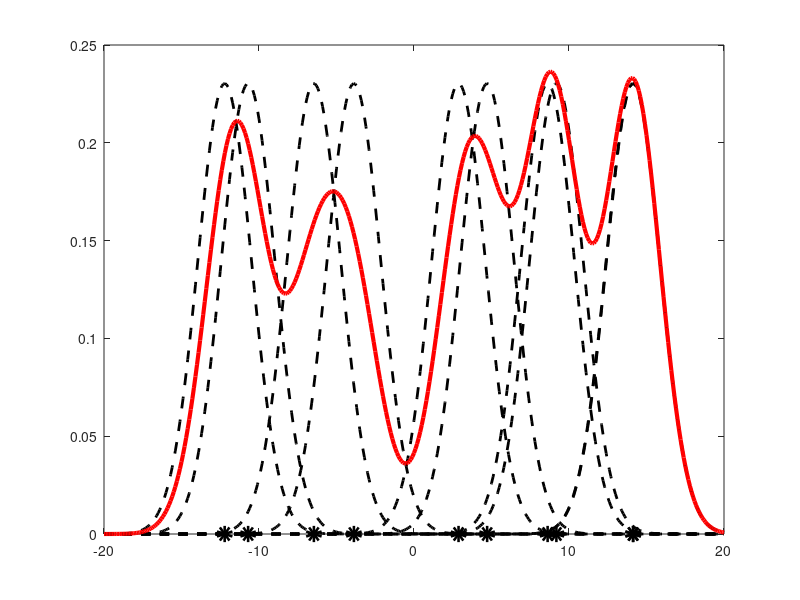
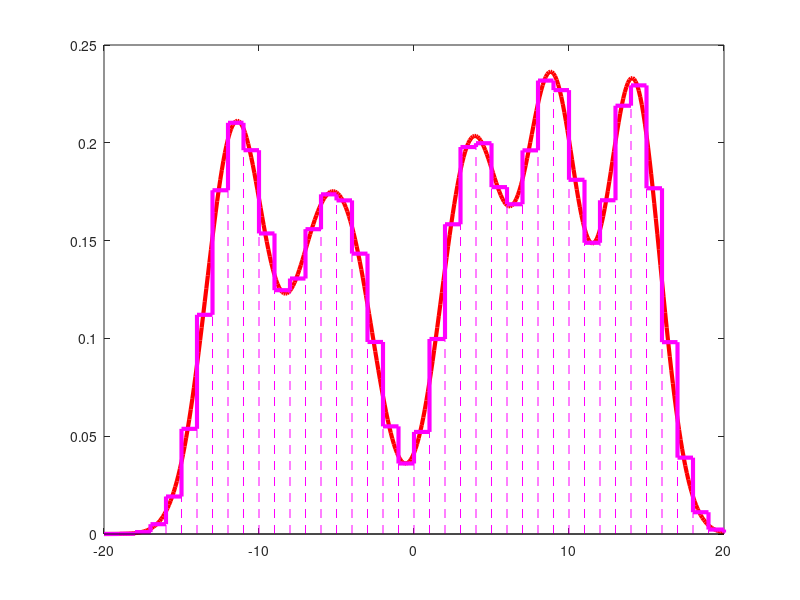
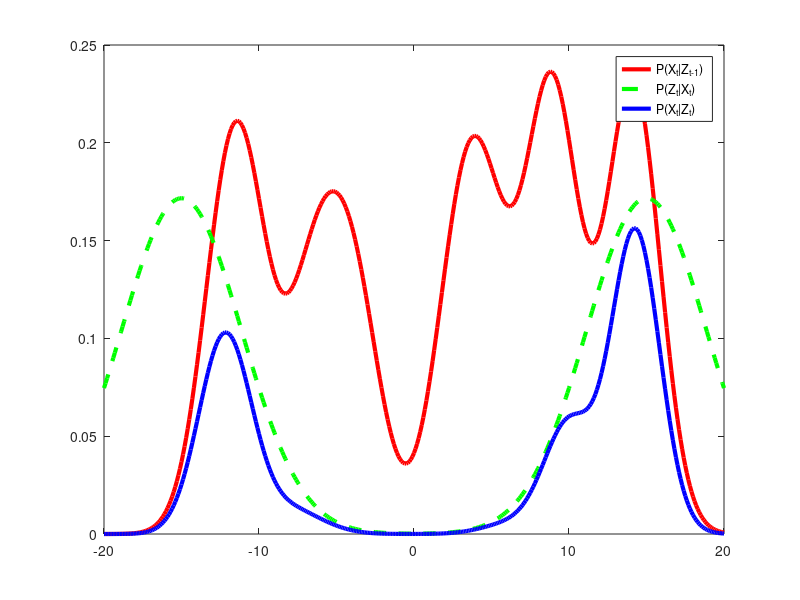
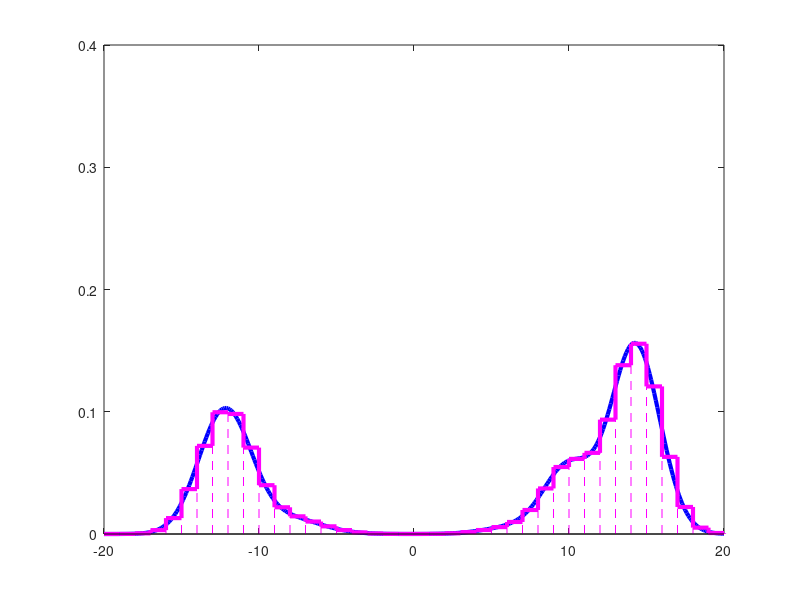

Write the MATLAB code that produced these figures, in order.

% this script is to illustrate how the grid-based entropy computation works
clear
close all;

domain = [-20 20];
refPt = domain(1):0.1:domain(2);
refPtGrid = domain(1):1:domain(2);

pt = (domain(1)+5)*ones(1,10) + (domain(2)-domain(1)-10)*rand(1,10);
w = ones(1,10)./length(pt);
Q = 3;

for iPt = 1:length(pt)
   
    % 1. substract mean from domain
    ptDomainDiff = refPt - pt(iPt);

    % 2. compute exponential part
    ptDomainExpSuper = -1/2*(1/Q*ptDomainDiff.^2);

    % 3. compute remain parts. the results is pdf.
    pdf(iPt,:) = (1/sqrt(2*pi*Q)).*exp(ptDomainExpSuper);
    
    figure(1)
    plot(refPt,pdf(iPt,:),'k--','linewidth',2); hold on;
    
end

mixedPdf = sum(pdf,1);
mixedPdf = mixedPdf./2;

plot(refPt,mixedPdf,'r-','linewidth',3);
plot(pt,zeros(1,10),'ko','linewidth',6);

approxIdx = 5:10:401;
approxPdf = mixedPdf(approxIdx);
approxPdf(end+1) = mixedPdf(end);

figure(2)
plot(refPt,mixedPdf,'r-','linewidth',3); hold on;
stairs(refPtGrid,approxPdf,'linewidth',3,'color','m')
stem(refPtGrid,approxPdf,'LineStyle','--','marker','none','color','m')


y = [-15,15];
R = 15;

% 1. substract mean from domain
pdf = [];

for iY = 1:length(y)
ptDomainDiff = refPt - y(iY);

% 2. compute exponential part
ptDomainExpSuper = -1/2*(1/R*ptDomainDiff.^2);

% 3. compute remain parts. the results is pdf.
pdf(iY,:) = (1/sqrt(2*pi*R)).*exp(ptDomainExpSuper);
end

likePdf = sum(pdf,1)/3;


measPdf = likePdf.*mixedPdf;

figure(3)
plot(refPt,mixedPdf,'r-','linewidth',3); hold on;
plot(refPt,likePdf.*5,'g--','linewidth',3);
plot(refPt,measPdf.*20,'b-','linewidth',3);

approxIdx = 5:10:401;
approxPdf = measPdf(approxIdx);
approxPdf(end+1) = measPdf(end);

legend('P(X_{t}|Z_{t-1})','P(Z_{t}|X_{t})','P(X_{t}|Z_{t})');


figure(4)
plot(refPt,measPdf.*20,'b-','linewidth',3); hold on;
stairs(refPtGrid,approxPdf.*20,'linewidth',3,'color','m')
stem(refPtGrid,approxPdf.*20,'LineStyle','--','marker','none','color','m')
axis([domain,0,0.4])
